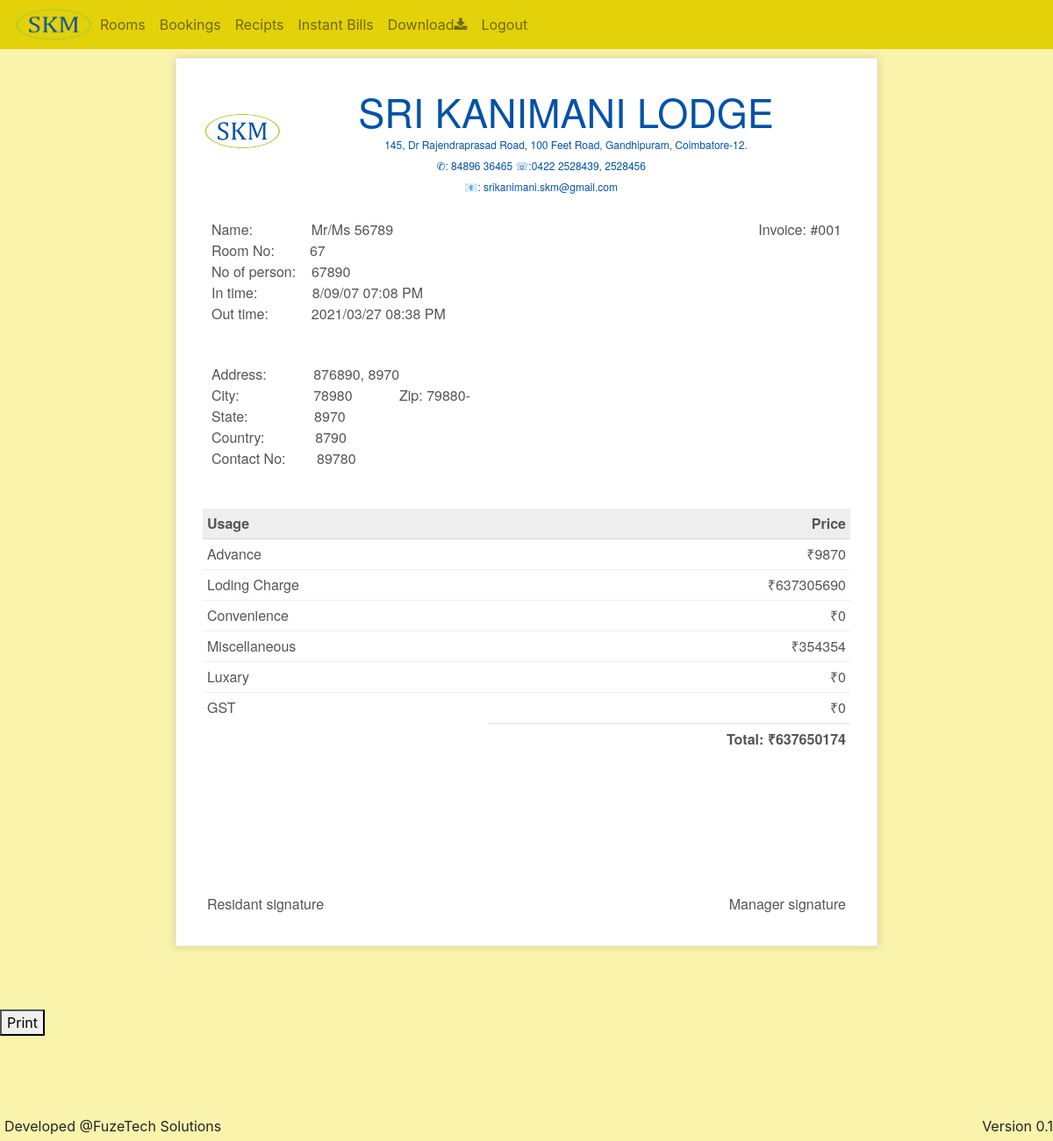
/bill/print/1 (signed in), run on the app's committed database.
### models.py (models this page shows, shortened)
class CustomDBModel(db.Model):
	__abstract__ = True

class Customer(CustomDBModel):
	id = db.Column(db.Integer , primary_key=True , autoincrement=True)
	name = db.Column(db.Integer, nullable=False)
	count = db.Column(db.Integer, nullable=False, default = 1)
	address1 = db.Column(db.String(200), nullable=True)
	address2 = db.Column(db.String(200), nullable=True)
	city = db.Column(db.String(100), nullable=True)
	country = db.Column(db.String(60), nullable=True)
	state = db.Column(db.String(60), nullable=True)
	zip_code = db.Column(db.String(30), nullable=True)
	contact_no = db.Column(db.String(20), nullable=True)
	created_by = db.Column(db.Integer, nullable=True)

class Bill(CustomDBModel):
	id = db.Column(db.Integer , primary_key=True , autoincrement=True)
	room_id = db.Column(db.Integer, nullable=False)
	customer_id = db.Column(db.Integer, nullable=False)
	in_time = db.Column(db.DateTime, nullable=False)
	out_time =  db.Column(db.DateTime, nullable=True)
	advance = db.Column(db.Integer, nullable=True)
	miscellaneous = db.Column(db.Integer, nullable=True)
	luxary = db.Column(db.Integer, nullable=True)
	charge = db.Column(db.Integer, nullable=True)
	extra_charge = db.Column(db.Integer, nullable=True)
	gst = db.Column(db.Integer, nullable=True)
	total = db.Column(db.Integer, nullable=True)
	closed = db.Column(db.Boolean, default=False)
	created_by = db.Column(db.Integer, nullable=True)

### bills.py (the view)
@bill_blueprint.route('/bill/print/<int:id>')
@login_required
def print_bill(id):
	bill = Bill.query.filter_by(id=id).first()
	data = DictToObject(**all_bill_data(bill))
	return render_template('print_bill.html', data=data)

### models.py (called while the page is built)
	def is_admin(self):
		return current_user.email in app.config['ADMIN_USERS']

### templates/print_bill.html (shortened to what this page needs)
{% extends 'base.html' %}
{% block body %}
<div style="margin-top: 10px;">
    <div id="printable">
<div class="invoice-box" id='invoice-div'>
    <table cellpadding="0" cellspacing="0">
        <p style="text-align: center; margin-top: 30px; font-family: 'Helvetica Neue', 'Helvetica', Helvetica, Arial, sans-serif;">
            <img  width='90' height='45' style="float:left;">
            <span style="font-size: 45px;line-height: 0px;color:#0252a7;">SRI KANIMANI LODGE</span><br>
            <span style="font-size: 12px;line-height: 0px;color:#0252a7;">
                145, Dr Rajendraprasad Road, 100 Feet Road, Gandhipuram, Coimbatore-12.<br>
                &nbsp&nbsp&nbsp&nbsp&nbsp&nbsp&nbsp&nbsp&nbsp
                ✆: 84896 36465 ☏:0422 2528439, 2528456<br>
                &nbsp&nbsp&nbsp&nbsp&nbsp&nbsp&nbsp&nbsp&nbsp
                📧: srikanimani.skm@gmail.com
            </span>
        </p>
        <tr class="information">
            <td colspan="2">
                <table>
                    <tr>
                        <td>
                            Name:&nbsp&nbsp&nbsp&nbsp&nbsp&nbsp&nbsp&nbsp&nbsp&nbsp&nbsp&nbsp&nbsp&nbsp Mr/Ms {{data.name}}<br>
                            Room No: &nbsp&nbsp&nbsp&nbsp&nbsp&nbsp&nbsp&nbsp{{data.room_no}}<br>
                            No of person: &nbsp&nbsp&nbsp{{data.no_of_person}}<br>
                            In time: &nbsp&nbsp&nbsp&nbsp&nbsp&nbsp&nbsp&nbsp&nbsp&nbsp&nbsp&nbsp&nbsp{{data.in_time}}<br>
                            Out time: &nbsp&nbsp&nbsp&nbsp&nbsp&nbsp&nbsp&nbsp&nbsp&nbsp{{data.out_time}}
                        </td>
                        <td>
                            Invoice: #<span id='bill_id'></span><br>
                            {{curent_time}}<br>
                        </td>
                    </tr>
                    <tr>
                        <td>
                            Address:&nbsp&nbsp&nbsp&nbsp&nbsp&nbsp&nbsp&nbsp&nbsp&nbsp&nbsp {{data.address1}}, {{data.address2}}<br>
                            City: &nbsp&nbsp&nbsp&nbsp&nbsp&nbsp&nbsp&nbsp&nbsp&nbsp&nbsp&nbsp&nbsp&nbsp&nbsp&nbsp&nbsp&nbsp{{data.city}} &nbsp&nbsp&nbsp&nbsp&nbsp&nbsp&nbsp&nbsp&nbsp&nbsp Zip: {{data.zip}}<br>
                            State: &nbsp&nbsp&nbsp&nbsp&nbsp&nbsp&nbsp&nbsp&nbsp&nbsp&nbsp&nbsp&nbsp&nbsp&nbsp&nbsp{{data.state}} <br>
                            Country: &nbsp&nbsp&nbsp&nbsp&nbsp&nbsp&nbsp&nbsp&nbsp&nbsp&nbsp&nbsp{{data.country}}<br>
                            Contact No: &nbsp&nbsp&nbsp&nbsp&nbsp&nbsp&nbsp{{data.contact_number}}
                        </td>
                    </tr>
                </table>
            </td>
        </tr>
        <tr class="heading">
            <td>
                Usage
            </td>
            <td>
                Price
            </td>
        </tr>
        <tr class="item">
            <td>
                Advance
            </td>
            <td>
                ₹{{data.advance}}
            </td>
        </tr>
        <tr class="item">
            <td>
                Loding Charge
            </td>
            <td>
                ₹{{data.cost}}
            </td>
        </tr>
        <tr class="item">
            <td>
                Convenience
            </td>
            <td>
                ₹{{data.extra_cost}}
            </td>
        </tr>
        <tr class="item">
            <td>
                Miscellaneous
            </td>
            <td>
                ₹{{data.miscellaneous}}
            </td>
        </tr>
        <tr class="item">
            <td>
                Luxary
            </td>
            <td>
                ₹{{data.luxary}}
            </td>
        </tr>
        <tr class="item last">
            <td>
                GST
            </td>
            <td>
                ₹{{data.gst}}
            </td>
        </tr>
        <tr class="total">
            <td></td>
            <td>
                Total: ₹{{data.total}}
            </td>
        </tr>
    </table>
    <table>
        <tr>
            <td>
                <br><br><br><br><br><br>
            </td>
            <td>
                <br><br><br><br><br><br>
            </td>
        </tr>
        <tr>
            <td>
                Residant signature
            </td>
            <td>
                Manager signature
            </td>
        </tr>
    </table>
</div>
</div>
</div>
<br><br><br>
<button class="noPrint" id="PrintButton" onclick="print_bill()">Print</button>
{% endblock %}

### templates/base.html (shortened to what this page needs)
<!DOCTYPE html>
<html lang="en">
<head>
 <link rel="stylesheet" type="text/css" href="{{ url_for('static', filename='css/bs4_1_3.css') }}">
  <link rel="stylesheet" href="https://cdnjs.cloudflare.com/ajax/libs/font-awesome/4.7.0/css/font-awesome.min.css">
</head>
<body style="background-color: #faf3ac">
    <nav class="navbar navbar-expand-lg navbar-light" style="background-color: #e3d109;">
     <img  width='90' height='40'>
    <div class="collapse navbar-collapse" id="navbarNavDropdown">
      <ul class="navbar-nav">
        <li class="nav-item">
          <a class="nav-link" href="/">Rooms</a>
        </li>
        <li class="nav-item">
          <a class="nav-link" href="/bill">Bookings</a>
        </li>
        <li class="nav-item">
          <a class="nav-link" href="/bill/old">Recipts</a>
        </li>
        <li class="nav-item">
          <a class="nav-link" href="/bill/custom">Instant Bills</a>
        </li>
        {% if current_user.is_authenticated %}
        <li class="nav-item">
          <a class="nav-link" href="/lodge_data.csv">Download<i class="fa fa-download"></i></a>
        </li>
        {% endif %}
        {% if current_user.is_authenticated %}
        <li class="nav-item">
          <a class="nav-link" href="/logout">Logout</i></a>
        </li>
        {% endif %}
      </ul>
    </div>
  </nav>
  {% block body %}
  {% endblock %}
  <br><br><br><br><br><br>
  <div style="position: fixed;bottom: 0;width: 100%;margin: 5px;">
    <span>Developed @FuzeTech Solutions</span>
    <span style="right: 0; position: fixed;">Version 0.1</span>
  </div>
</body>
</html>

### templates/print_bill.html (style rules this page uses)
.invoice-box { background-color: #ffffff; max-width: 800px; margin: auto; padding: 30px; border: 1px solid #eee; box-shadow: 0 0 10px rgba(0, 0, 0, .15); font-size: 16px; line-height: 24px; font-family: 'Helvetica Neue', 'Helvetica', Helvetica, Arial, sans-serif; color: #555; }
.invoice-box table { width: 100%; line-height: inherit; text-align: left; }
.invoice-box table td { padding: 5px; vertical-align: top; }
.invoice-box table tr td:nth-child(2) { text-align: right; }
.invoice-box table tr.information table td { padding-bottom: 40px; }
.invoice-box table tr.heading td { background: #eee; border-bottom: 1px solid #ddd; font-weight: bold; }
.invoice-box table tr.item td { border-bottom: 1px solid #eee; }
.invoice-box table tr.item.last td { border-bottom: none; }
.invoice-box table tr.total td:nth-child(2) { border-top: 2px solid #eee; font-weight: bold; }

### data on the page
Customer: name "56789", no_of_person "67890", address1 "876890", address2 "8970", city "78980", zip "79880-", state "8970", country "8790", contact_number "89780"
Bill: advance "9870", cost "637305690", miscellaneous "354354", total "637650174"

### other printed values
{{ data.room_no }} "67"
{{ data.in_time }} "8/09/07 07:08 PM"
{{ data.out_time }} "2021/03/27 08:38 PM"
{{ data.extra_cost }} "0"
{{ data.luxary }} "0"
{{ data.gst }} "0"
